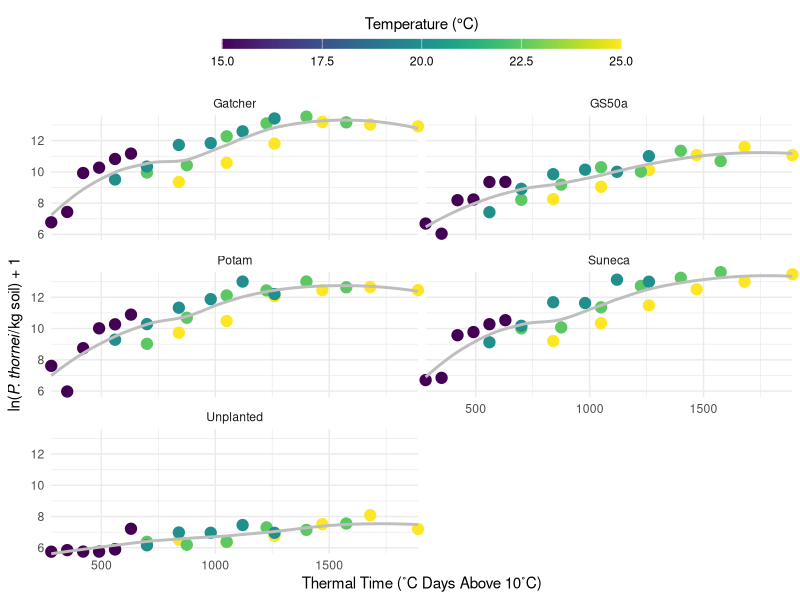
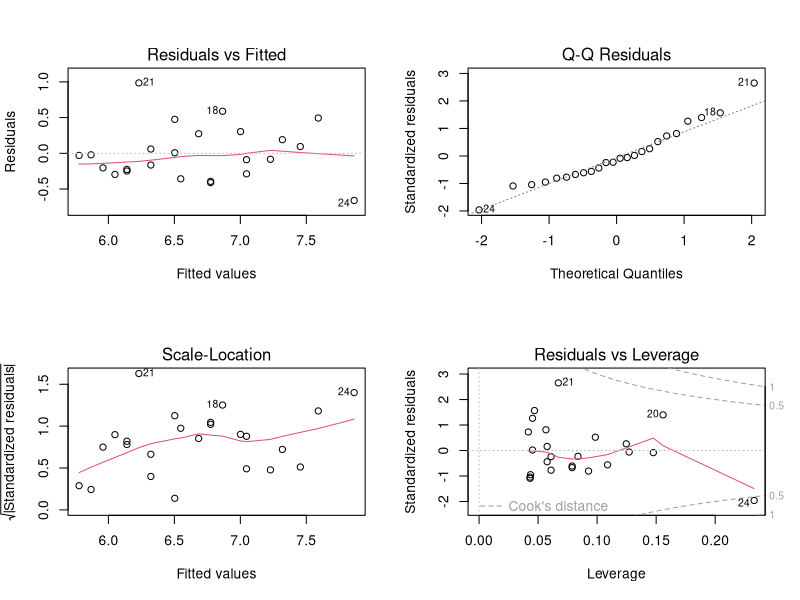
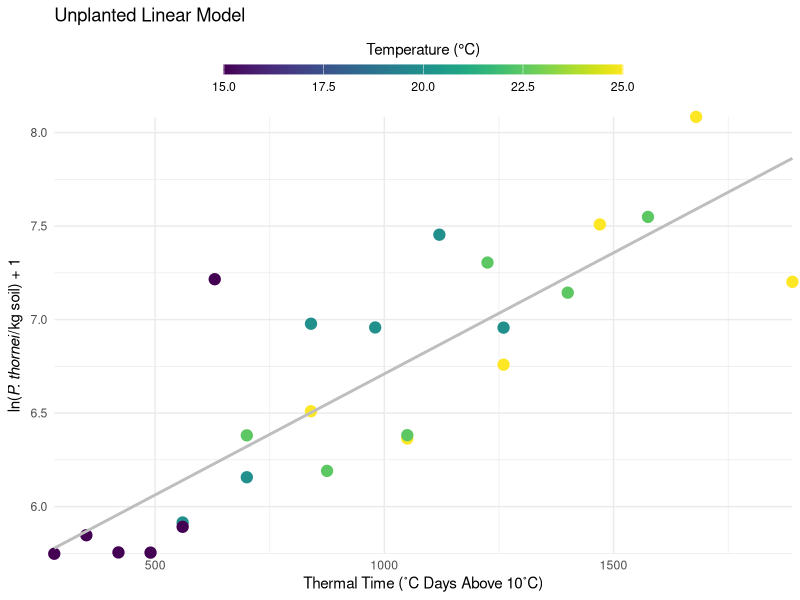
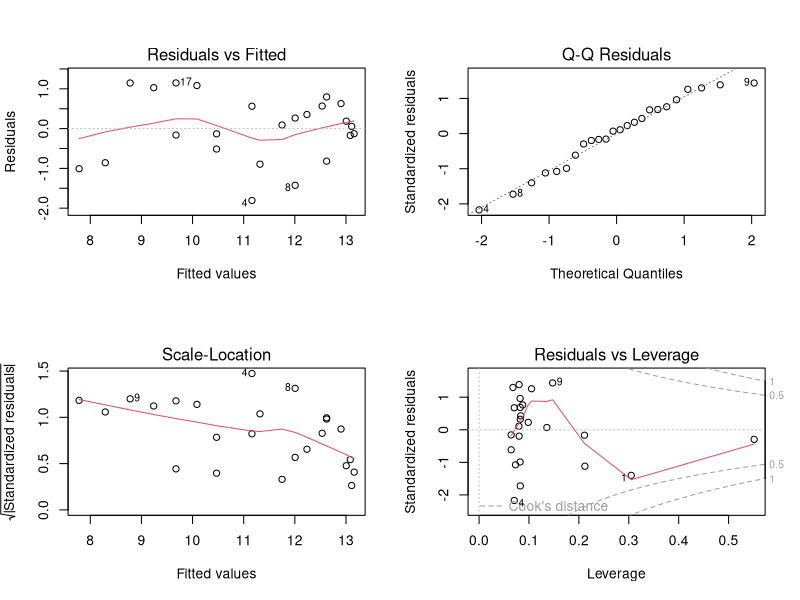
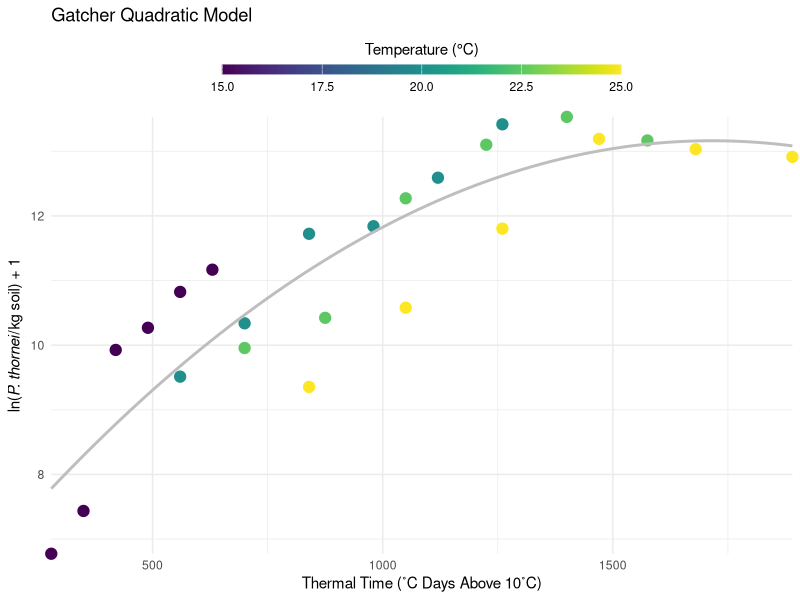
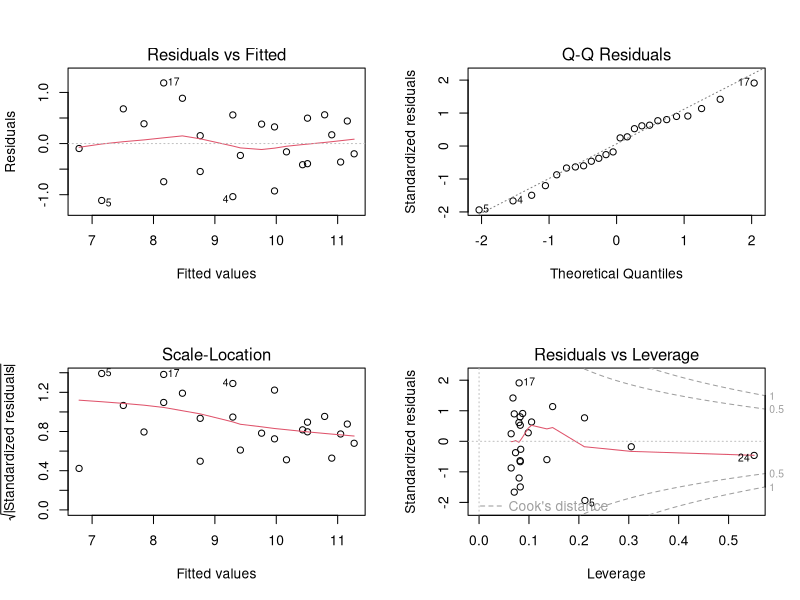
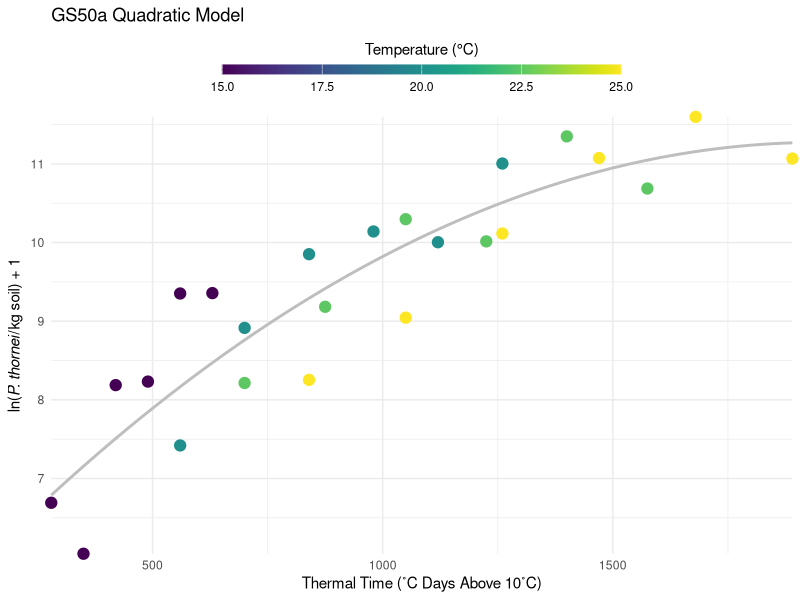
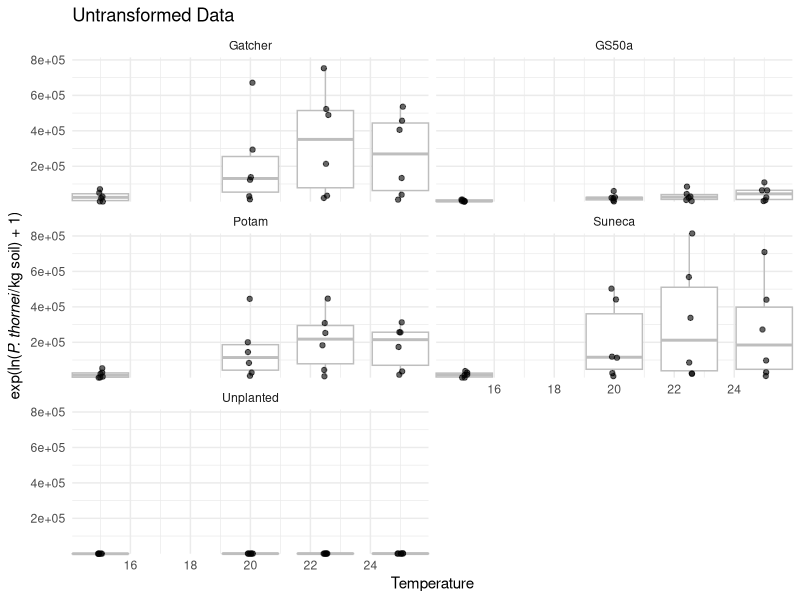

Write the R code that produced these figures, in order. (Note: this script raises an error after producing the figures.)
## ---- chunk 1
knitr::opts_chunk$set(
  echo = TRUE,
  warning = FALSE,
  message = FALSE,
  results = "show",
  cache = FALSE,
  autodep = FALSE
)
## ---- chunk 2
if (!require("tidyverse")) {
  install.packages("tidyverse",
                   repos = c(CRAN = "https://cloud.r-project.org/"))
  library("tidyverse")
}

if (!require("viridis")) {
  install.packages("viridis",
                   repos = c(CRAN = "https://cloud.r-project.org/"))
  library("viridis")
}
## ---- chunk 3
nema <- read_csv("data/Nematode_Data.csv")

nema

nrow(nema)
## ---- chunk 4
if (!require("kableExtra")) {
  install.packages("kableExtra", 
                   repos = c(CRAN = "https://cloud.r-project.org/"))
  library("kableExtra")
}

fields <- data.frame(
  c("Weeks",
    "Days",
    "Temperature",
    "Degree_Days",
    "Unplanted",
    "Gatcher",
    "GS50a",
    "Potam",
    "Suneca"),
  c("Number of weeks after wheat sowing",
    "Number of days after wheat sowing",
    "Temperature (˚C) treatment",
    "Average thermal time degree days above 10 ˚C for four soil depths
    (8, 15, 30 and 60 cm)",
    paste0("Log", footnote_marker_symbol(1), ", `log()`, nematode population in
    the control treatment with no wheat planted"),
    paste0("Log", footnote_marker_symbol(1), ", `log()`, nematode population in a
    susceptible wheat cultivar"),
    paste0("Log", footnote_marker_symbol(1), ", `log()`, nematode population in a
    moderately resistant wheat cultivar"),
    paste0("Log", footnote_marker_symbol(1), ", `log()`, nematode population in a
    susceptible wheat cultivar"),
    paste0("Log", footnote_marker_symbol(1), ", `log()`, nematode population in a
    susceptible wheat cultivar")))

names(fields) <- c("Field", "Data Description")

fields %>%
  knitr::kable("html", escape = F) %>%
  kable_styling(bootstrap_options = c("striped",
                                      "hover",
                                      "condensed",
                                      "responsive")) %>%
  footnote(symbol = "For an exploration into the reasons why the data were transformed using the natural log `log()`, see the [Exploring Why the Data Were Log Transformed] in the [Bonus Material] section")
## ---- chunk 5
nema_long <- nema %>%
  gather(Variety, Log_pop, Unplanted:Suneca)

nema_long

nrow(nema_long)
## ---- chunk 6
ggplot(nema_long,
       aes(
         x = Degree_days,
         y = Log_pop,
         colour = Temperature,
         group = Variety
       )) +
  geom_point(size = 3.5) +
  geom_smooth(colour = "grey",
              se = FALSE,
              alpha = 0.5) +
  ylab(expression(paste("ln(",
                        italic("P. thornei"),
                        "/kg soil) + 1"),
                  sep = "")) +
  xlab("Thermal Time (˚C Days Above 10˚C)") +
  theme_minimal() +
  theme(legend.position = "top") +
  guides(color = guide_colorbar(
    title.position = "top",
    title.hjust = .5,
    barwidth = unit(20, "lines"),
    barheight = unit(0.5, "lines")
  )) +
  scale_colour_viridis("Temperature (°C)") +
  coord_cartesian(clip = "off",
                  expand = FALSE) +
  facet_wrap(~ Variety, ncol = 2)
## ---- chunk 7
linear_model <- function(df) {
  lm(Log_pop ~ Degree_days,
     data = df)
}
## ---- chunk 8
unplanted_model <- nema_long %>%
  filter(Variety == "Unplanted") %>%
  linear_model()
## ---- chunk 9
par(mfrow = c(2, 2))
plot(unplanted_model)
## ---- chunk 10
summary(unplanted_model)
## ---- chunk 11
nema_long %>%
  group_by(Variety) %>%
  filter(Variety == "Unplanted") %>%
  ggplot(aes(x = Degree_days,
             y = Log_pop,
             colour = Temperature)) +
  geom_point(size = 3.5) +
  geom_smooth(
    method = "lm",
    formula = y ~ x,
    size = 1,
    se = FALSE,
    colour = "grey",
    alpha = 0.5
  ) +
  ylab(expression(paste("ln(",
                        italic("P. thornei"),
                        "/kg soil) + 1"),
                  sep = "")) +
  xlab("Thermal Time (˚C Days Above 10˚C)") +
  theme_minimal() +
  theme(legend.position = "top") +
  guides(color = guide_colorbar(
    title.position = "top",
    title.hjust = .5,
    barwidth = unit(20, "lines"),
    barheight = unit(0.5, "lines")
  )) +
  scale_colour_viridis("Temperature (°C)") +
  coord_cartesian(clip = "off",
                  expand = FALSE) +
  ggtitle("Unplanted Linear Model")
## ---- chunk 12
quadratic_model <- function(df) {
  lm(Log_pop ~ Degree_days + I(Degree_days^2),
      data = df)
}
## ---- chunk 13
s_model <- nema_long %>%
  filter(Variety == "Gatcher") %>% 
  quadratic_model()

par(mfrow = c(2, 2))
plot(s_model)

summary(s_model)
## ---- chunk 14
nema_long %>%
  group_by(Variety) %>%
  filter(Variety == "Gatcher") %>%
  ggplot(aes(x = Degree_days,
             y = Log_pop,
             colour = Temperature,)) +
  geom_point(size = 3.5) +
  geom_smooth(
    method = "lm",
    formula = y ~ x + I(x ^ 2),
    size = 1,
    se = FALSE,
    colour = "grey",
    alpha = 0.5
  ) +
  ylab(expression(paste("ln(",
                        italic("P. thornei"),
                        "/kg soil) + 1"),
                  sep = "")) +
  xlab("Thermal Time (˚C Days Above 10˚C)") +
  theme_minimal() +
  theme(legend.position = "top") +
  guides(color = guide_colorbar(
    title.position = "top",
    title.hjust = .5,
    barwidth = unit(20, "lines"),
    barheight = unit(0.5, "lines")
  )) +
  scale_colour_viridis("Temperature (°C)") +
  coord_cartesian(clip = "off",
                  expand = FALSE) +
  ggtitle("Gatcher Quadratic Model")
## ---- chunk 15
mr_model <- nema_long %>%
  filter(Variety == "GS50a") %>%
  quadratic_model()

par(mfrow = c(2, 2))
plot(mr_model)

summary(mr_model)
## ---- chunk 16
nema_long %>%
  group_by(Variety) %>%
  filter(Variety == "GS50a") %>%
  ggplot(aes(x = Degree_days,
             y = Log_pop,
             colour = Temperature,)) +
  geom_point(size = 3.5) +
  geom_smooth(
    method = "lm",
    formula = y ~ x + I(x ^ 2),
    size = 1,
    se = FALSE,
    colour = "grey",
    alpha = 0.5
  ) +
  ylab(expression(paste("ln(",
                        italic("P. thornei"),
                        "/kg soil) + 1"),
                  sep = "")) +
  xlab("Thermal Time (˚C Days Above 10˚C)") +
  theme_minimal() +
  theme(legend.position = "top") +
  guides(color = guide_colorbar(
    title.position = "top",
    title.hjust = .5,
    barwidth = unit(20, "lines"),
    barheight = unit(0.5, "lines")
  )) +
  scale_colour_viridis("Temperature (°C)") +
  coord_cartesian(clip = "off",
                  expand = FALSE) +
  ggtitle("GS50a Quadratic Model")
## ---- chunk 17
ggplot(nema_long,
       aes(
         x = Temperature,
         y = exp(Log_pop) - 1,
         group = Temperature
       )) +
  geom_boxplot(colour = "grey",
               outlier.color = NA) +
  geom_jitter(width = 0.1,
              alpha = 0.6) +
  ylab(expression(paste(
    "exp(ln(",
    italic("P. thornei"),
    "/kg soil) + 1)"
  ),
  sep = "")) +
  facet_wrap(~ Variety,
             ncol = 2) +
  ggtitle("Untransformed Data") +
  coord_cartesian(clip = "off",
                  expand = FALSE) +
  theme_minimal()
## ---- chunk 18
ggplot(nema_long,
       aes(sample = exp(Log_pop) - 1)) +
  stat_qq() +
  facet_wrap(~ Variety,
             ncol = 2) +
  coord_cartesian(clip = "off",
                  expand = FALSE) +
  theme_minimal()
## ---- chunk 19
ggplot(nema_long,
       aes(x = Temperature,
           y = Log_pop,
           group = Temperature)) +
  geom_boxplot(colour = "grey",
               outlier.color = NA) +
  geom_jitter(width = 0.1,
              alpha = 0.6) +
  ylab(expression(paste(
    "exp(ln(",
    italic("P. thornei"),
    "/kg soil) + 1)"
  ),
  sep = "")) +
  facet_wrap( ~ Variety,
              ncol = 2) +
  ggtitle("Log Transformed Data") +
  coord_cartesian(clip = "off",
                  expand = FALSE) +
  theme_minimal()
## ---- chunk 20
ggplot(nema_long,
       aes(sample = Log_pop)) +
  stat_qq() +
  facet_wrap(~ Variety,
             ncol = 2) +
  coord_cartesian(clip = "off",
                  expand = FALSE) +
  theme_minimal()
## ---- chunk 21
unplanted_poly_model <- nema_long %>%
  filter(Variety == "Unplanted") %>% 
  quadratic_model()

par(mfrow = c(2, 2))
plot(unplanted_poly_model)

summary(unplanted_poly_model)
## ---- chunk 22
nema_long %>%
  group_by(Variety) %>%
  filter(Variety == "Unplanted") %>%
  ggplot(aes(x = Degree_days,
             y = Log_pop,
             colour = Temperature, )) +
  geom_point(size = 3.5) +
  geom_smooth(
    method = "lm",
    formula = y ~ x + I(x ^ 2),
    size = 1,
    se = FALSE,
    colour = "grey",
    alpha = 0.5
  ) +
  ylab(expression(paste("ln(",
                        italic("P. thornei"),
                        "/kg soil) + 1"),
                  sep = "")) +
  xlab("Thermal Time (˚C Days Above 10˚C)") +
  theme_minimal() +
  theme(legend.position = "top") +
  guides(color = guide_colorbar(
    title.position = "top",
    title.hjust = .5,
    barwidth = unit(20, "lines"),
    barheight = unit(0.5, "lines")
  )) +
  coord_cartesian(clip = "off",
                  expand = FALSE) +
  scale_colour_viridis("Temperature (°C)") +
  ggtitle("Unplanted Quadratic Model")
## ---- chunk 23
AIC(unplanted_model)
AIC(unplanted_poly_model)
## ---- chunk 24
sessioninfo::session_info()
